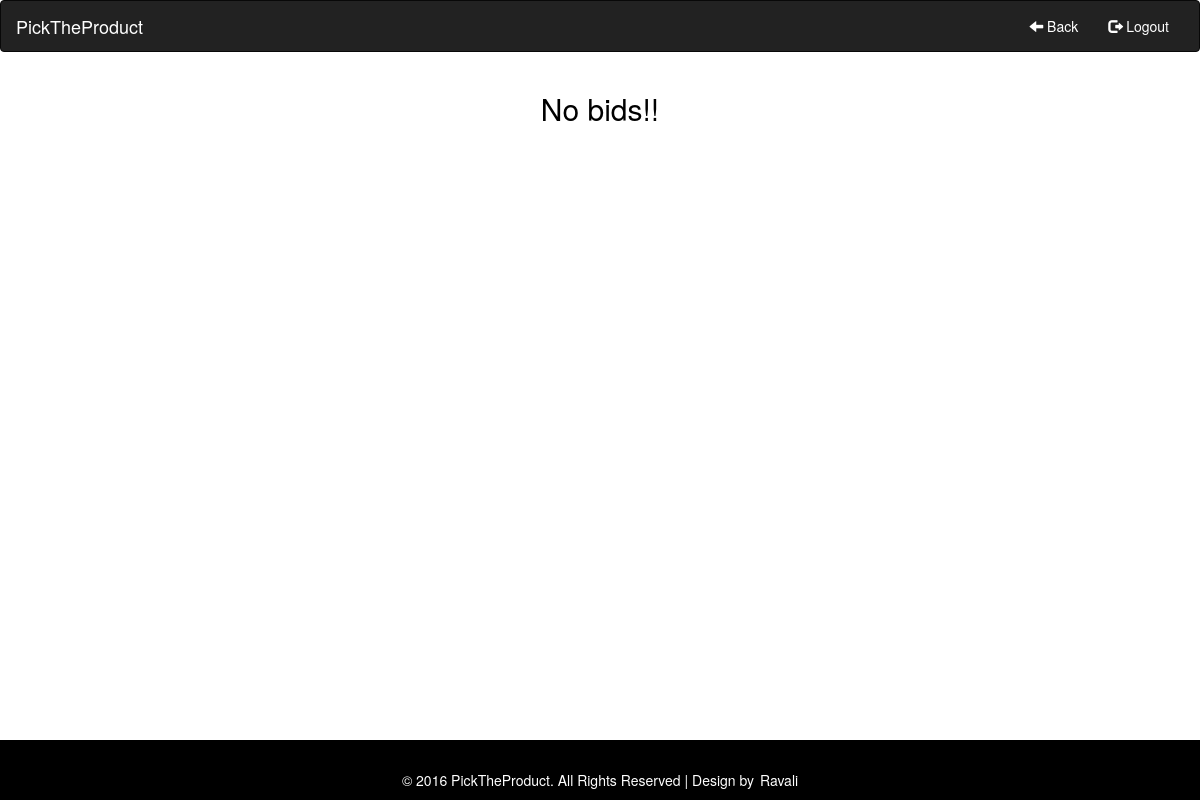
/bidderlist/2 (signed in), run on an earlier commit of the app's database.
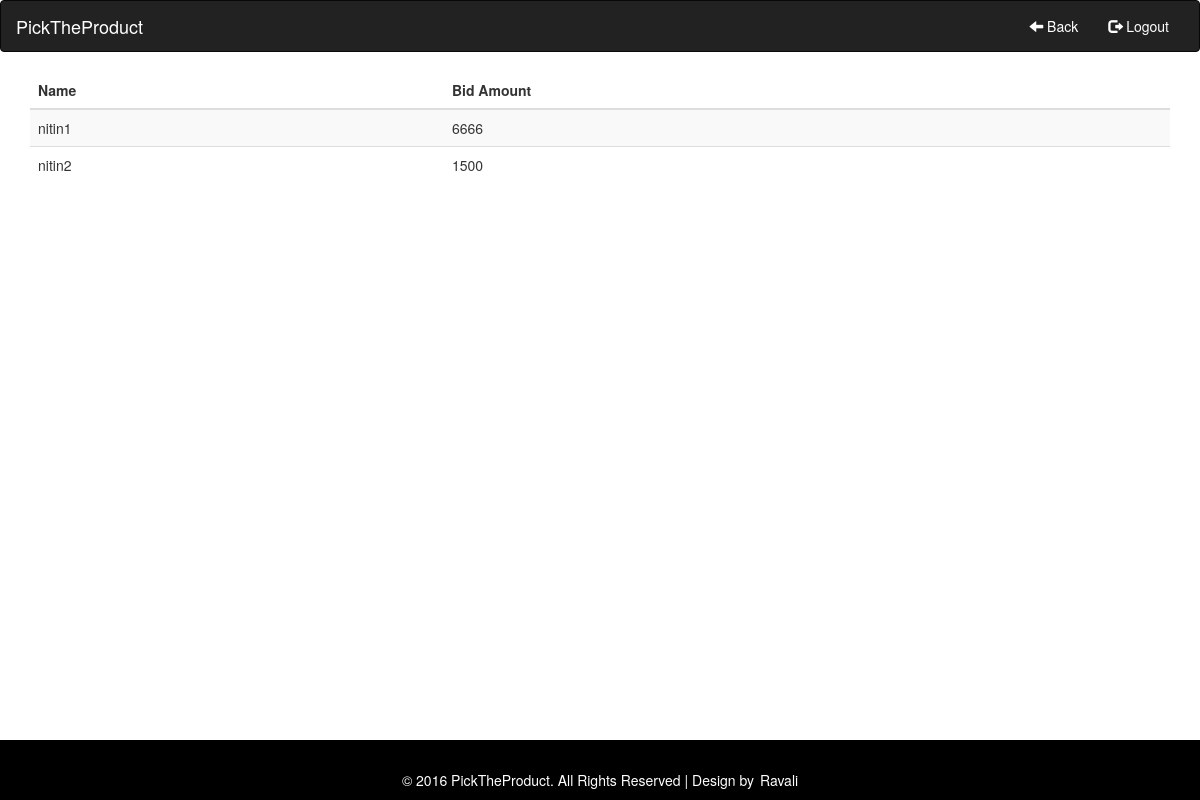
And on a later commit of the database.
### core/models.py (models this page shows, shortened)
class Bidder(models.Model):
    numeric = RegexValidator(r'^[0-9]*$', 'Only numerics are allowed.')
    created = models.DateTimeField(auto_now_add=True)
    updated = models.DateTimeField(auto_now=True)
    user_name = models.ForeignKey(User, on_delete=models.CASCADE)
    product_id = models.ForeignKey(Product, on_delete=models.CASCADE)
    bid_amount = models.CharField(max_length=255, validators=[numeric])

### core/classviews.py (the view)
# urls.py: path('bidderlist/<int:pk>', login_required(BidderListView.as_view()), name="bidder_list"),
class BidderListView(ListView):
    model = Bidder
    def get_queryset(self):
        return Bidder.objects.filter(product_id=self.kwargs['pk'])
    def get_context_data(self, **kwargs):
        context = super(BidderListView, self).get_context_data(**kwargs)
        context["product_id"] = self.kwargs['pk']
        return context

### templates/core/bidder_list.html
{% extends 'core/bidder_list_base.html' %}
{% load staticfiles %}
{% block nav %}
    <li><a href="{% url 'product_detail' product_id %}"><span class="glyphicon glyphicon-arrow-left"
                                                             aria-hidden="true"></span> Back</a></li>
{% endblock %}
{% block content %}
    {% if bidder_list %}
    <table class="table table-hover table-striped">
    <thead>
      <tr>
        <th>Name</th>
        <th>Bid Amount</th>
      </tr>
    </thead>
    <tbody>
    {% for bid in bidder_list %}
      <tr>
        <td>{{ bid.user_name }}</td>
        <td>{{ bid.bid_amount }}</td>
      </tr>
    {% endfor %}
    </tbody>
  </table>
        {% else %}
            <h2 style="text-align: center; color: black">No bids!!</h2>
    {% endif %}
{% endblock %}

What changed in the data, as far as the page shows it:
added Bidder: user_name "nitin1", bid_amount "6666"
added Bidder: user_name "nitin2", bid_amount "1500"
Also different on the page:
text no longer shown: "No bids!!"
text now shown: "Name Bid Amount"
